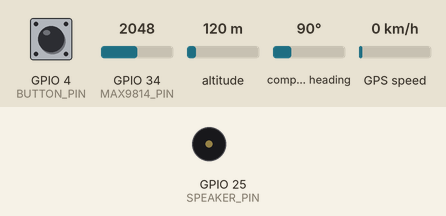
The sketch below on a simulated ESP32. Shown: buzzer (waves = sounding). Inputs (shaded band) come from the test bench; at power-on: GPIO 4 (BUTTON_PIN) HIGH, GPIO 34 (MAX9814_PIN) = 2048, altitude 120 m, compass heading 90°, GPS speed 0 km/h. WiFi joins after 1.5 s; servers stay silent unless stated; uploads are accepted with an empty reply; the GPS gets a fix after 3 s at 37.7749, -122.4194 with 8 satellites; what the sketch prints to the serial monitor is not drawn.

Above: at 2.7 s.
2.8 s: GPIO 4 (BUTTON_PIN) pulled LOW for 3.2 s
At 3.8 s:
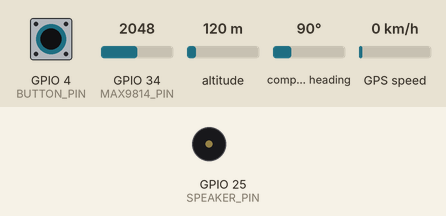
Timing chart, 0 to 7.2 s (numbered marks = the images above; inputs shaded):
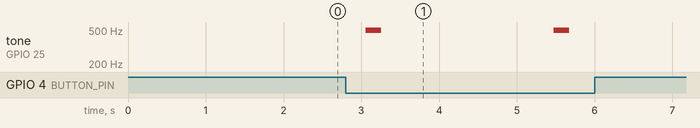

Measured:
- after the input at 2.8 s, tone on GPIO 25 (SPEAKER_PIN): alternates 498 Hz for 0.20 s and silent for 2.2 s, 4 changes in all, then stays silent, starting after 0.25 s

The sketch:

ESP32.ino
```cpp
#include <WiFi.h>
#include <HTTPClient.h>
#include <HardwareSerial.h>
#include <TinyGPS++.h>

// ================== KONFIGURASI WIFI & SERVER ==================
const char* ssid = "NAMA_WIFI_ANDA";         // Ganti dengan nama WiFi Anda
const char* password = "PASSWORD_WIFI_ANDA"; // Ganti dengan password WiFi

// Ganti IP dengan IP Local Laptop Anda (IPv4 di jaringan WiFi).
// Contoh jika Laragon jalan di port 80: "http://192.168.1.15/api/noise-reports"
// Pastikan firewall PC mengizinkan koneksi masuk.
const char* serverName = "http://192.168.x.x/api/noise-reports";

// ======================= DEFINISI PIN ==========================
const int MAX9814_PIN = 34;
const int BUTTON_PIN  = 4;
const int SPEAKER_PIN = 25;

HardwareSerial gpsSerial(2); // RX2 = 16, TX2 = 17
TinyGPSPlus gps;

void setup() {
  Serial.begin(115200);
  gpsSerial.begin(9600, SERIAL_8N1, 16, 17);

  pinMode(BUTTON_PIN, INPUT_PULLUP);
  pinMode(SPEAKER_PIN, OUTPUT);

  // Mulai koneksi WiFi
  Serial.print("\nMenghubungkan ke WiFi");
  WiFi.begin(ssid, password);
  while (WiFi.status() != WL_CONNECTED) {
    delay(500);
    Serial.print(".");
  }
  Serial.println("\nWiFi Terhubung!");
  Serial.print("IP Address: ");
  Serial.println(WiFi.localIP());
}

void loop() {
  while (gpsSerial.available() > 0) {
    gps.encode(gpsSerial.read());
  }

  bool isButtonPressed = (digitalRead(BUTTON_PIN) == LOW);

  if (isButtonPressed) {
    int audioValue = analogRead(MAX9814_PIN);
    Serial.println("\n[TOMBOL DITEKAN] Mengirim data ke Laravel...");

    // Cek koneksi WiFi sebelum mengirim POST request
    if (WiFi.status() == WL_CONNECTED) {
      HTTPClient http;

      // Persiapkan Data HTTP HTTP
      http.begin(serverName);
      http.addHeader("Content-Type", "application/json"); // Kirim sebagai JSON

      // Ambil Koordinat (Default: 0.0 jika GPS belum mendapat sinyal)
      float latitude = 0.0;
      float longitude = 0.0;

      if (gps.location.isValid()) {
        latitude = gps.location.lat();
        longitude = gps.location.lng();
      } else {
        Serial.println("Warning: GPS belum valid. Mengirim koordinat 0.0");
      }

      // Buat Body Data JSON
      String jsonPayload = "{\"sound_level\":" + String(audioValue) +
                           ",\"latitude\":" + String(latitude, 6) +
                           ",\"longitude\":" + String(longitude, 6) + "}";

      Serial.println("Payload: " + jsonPayload);

      // Kirim HTTP POST Request
      int httpResponseCode = http.POST(jsonPayload);

      if (httpResponseCode > 0) {
        Serial.print("Data Terkirim! HTTP Response code: ");
        Serial.println(httpResponseCode);
        bunyikanSpeaker(); // Bunyikan speaker jika sukses
      } else {
        Serial.print("Gagal mengirim data. Error code: ");
        Serial.println(httpResponseCode);
      }

      // Bebaskan resources
      http.end();
    } else {
      Serial.println("Error: Terputus dari WiFi");
    }

    delay(2000); // Jeda agar tidak ada pengiriman double
  }
}

void bunyikanSpeaker() {
  for(int i = 0; i < 100; i++) {
    digitalWrite(SPEAKER_PIN, HIGH);
    delayMicroseconds(1000);
    digitalWrite(SPEAKER_PIN, LOW);
    delayMicroseconds(1000);
  }
}
```
